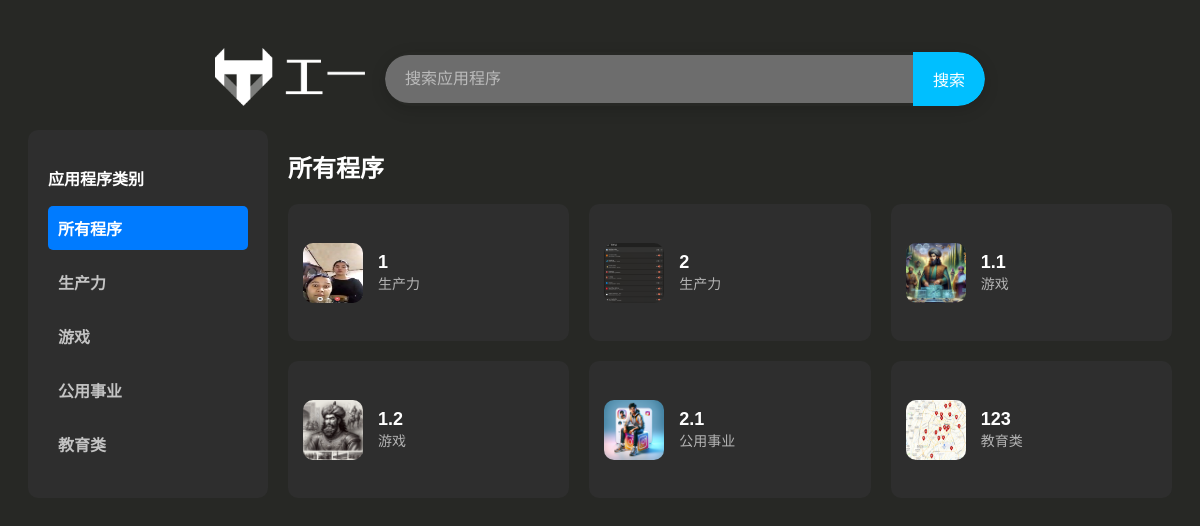
The page /applist/ on the database its author committed.
### Installer/models.py (models this page shows)
class App(models.Model):
    name = models.CharField(max_length=100, unique=True)
    description = models.TextField()
    category = models.CharField(max_length=100)
    icon_path = models.ImageField(upload_to='icons/')
    zip_path = models.FileField(upload_to='zip/', null=True, blank=True)
    unzip_path = models.CharField(max_length=255, null=True, blank=True)
    script = models.CharField(max_length=255, null=True, blank=True)

### Installer/views.py (the view)
# urls.py: path('applist/', views.applist, name='applist'),
def applist(request, category=None):
    categories = App.objects.values_list('category', flat=True).distinct()
    if category:
        apps = App.objects.filter(category=category)
    else:
        apps = App.objects.all()
    return render(request, 'user/applist.html', {
        'apps': apps,
        'categories': categories,
        'selected_category': category,
        'MEDIA_URL': settings.MEDIA_URL
    })

### templates/user/applist.html (shortened to what this page needs)
<!DOCTYPE html>
<html lang="en">
<head>
    {% load static %}
    <link rel="stylesheet" href="{% static 'css/applist_static.css' %}">
</head>
<body>
<header>
    <nav class="search-nav">
        <a href="{% url 'index' %}" class="home-button">
            <img src="{% static 'icons/myicon.png' %}" alt="Home Icon" class="home-icon">
        </a>
        <form action="{% url 'search_app' %}" method="GET" class="search-form">
            <input type="text" name="query" class="search-input" placeholder="搜索应用程序">
            <button type="submit" class="search-button">搜索</button>
        </form>
    </nav>
</header>
<main class="main-content">
    <aside class="category-list">
        <p class="active"><b>应用程序类别</b></p>
        <a href="{% url 'applist' %}" {% if not selected_category %}class="active"{% endif %}>所有程序</a>
        {% for cat in categories %}
            <a href="{% url 'applist_by_category' category=cat %}" {% if selected_category == cat %}class="active"{% endif %}>
                {{ cat }}
            </a>
        {% endfor %}
    </aside>
    <section class="apps">
        <h2>
            {% if selected_category %}
                {{ selected_category }}程序
            {% else %}
                所有程序
            {% endif %}
        </h2>
        <div class="app-grid">
            {% for app in apps %}
                <a href="{% url 'app_detail' app_name=app.name %}" class="app-link">
                    <div class="app">
                        <img src="{{ MEDIA_URL }}{{ app.icon_path }}" alt="{{ app.name }} Icon" class="app-icon">
                        <div class="app-info">
                            <span class="app-name">{{ app.name }}</span>
                            <span class="app-category">{{ app.category }}</span>
                        </div>
                    </div>
                </a>
            {% empty %}
                <p>No apps found in this category.</p>
            {% endfor %}
        </div>
    </section>
</main>
</body>
</html>

### static/css/applist_static.css (style rules this page uses)
body { font-family: Arial, sans-serif; background-color: #272825; color: #ffffff; padding: 20px; }
.main-content { display: flex; }
.search-nav { display: flex; align-items: center; justify-content: center; margin: 20px 0; }
.home-button { display: inline-block; margin-right: 20px; }
.home-icon { width: 150px; height: auto; }
.search-form { display: flex; align-items: center; width: 100%; max-width: 600px; background-color: #272825; border-radius: 50px; box-shadow: 0 4px 15px rgba(0, 0, 0, 0.15); overflow: hidden; }
.search-input { flex-grow: 1; padding: 15px 20px; border: none; font-size: 16px; border-radius: 50px 0 0 50px; outline: none; background-color: #6d6d6d; color: #ffffff; }
.search-input::placeholder { color: #bbbbbb; }
.search-button { background-color: #00bfff; color: white; border: none; padding: 15px 20px; font-size: 16px; cursor: pointer; border-radius: 0 50px 50px 0; transition: background-color 0.3s ease; }
.category-list { width: 200px; display: flex; flex-direction: column; background-color: #2e2e2e; padding: 20px; border-radius: 10px; margin-right: 20px; }
.category-list a { text-decoration: none; color: #c3c3c3; padding: 10px; margin-bottom: 10px; border-radius: 5px; font-weight: bold; transition: background-color 0.3s ease, color 0.3s ease; }
.category-list a:hover, .category-list a.active { background-color: #007bff; color: #fff; }
.apps { flex: 1; }
.app-grid { display: grid; grid-template-columns: repeat(3, 1fr); gap: 20px; }
.app-link { text-decoration: none; color: inherit; }
.app { display: flex; align-items: center; background-color: #2e2e2e; border-radius: 10px; padding: 15px; color: #fff; height: 107px; transition: transform 0.3s; }
.app-icon { width: 60px; height: 60px; border-radius: 10px; margin-right: 15px; }
.app-info { display: flex; flex-direction: column; justify-content: center; }
.app-name { font-size: 18px; font-weight: bold; }
.app-category { font-size: 14px; color: #B3B3B3; }

### rows shown on the page
App: icon_path (picture), name "1", category "生产力"
App: icon_path (picture), name "2", category "生产力"
App: icon_path (picture), name "1.1", category "游戏"
App: icon_path (picture), name "1.2", category "游戏"
App: icon_path (picture), name "2.1", category "公用事业"
App: icon_path (picture), name "123", category "教育类"

### other values the page prints
{{ cat }} "生产力" "游戏" "公用事业" "教育类"
